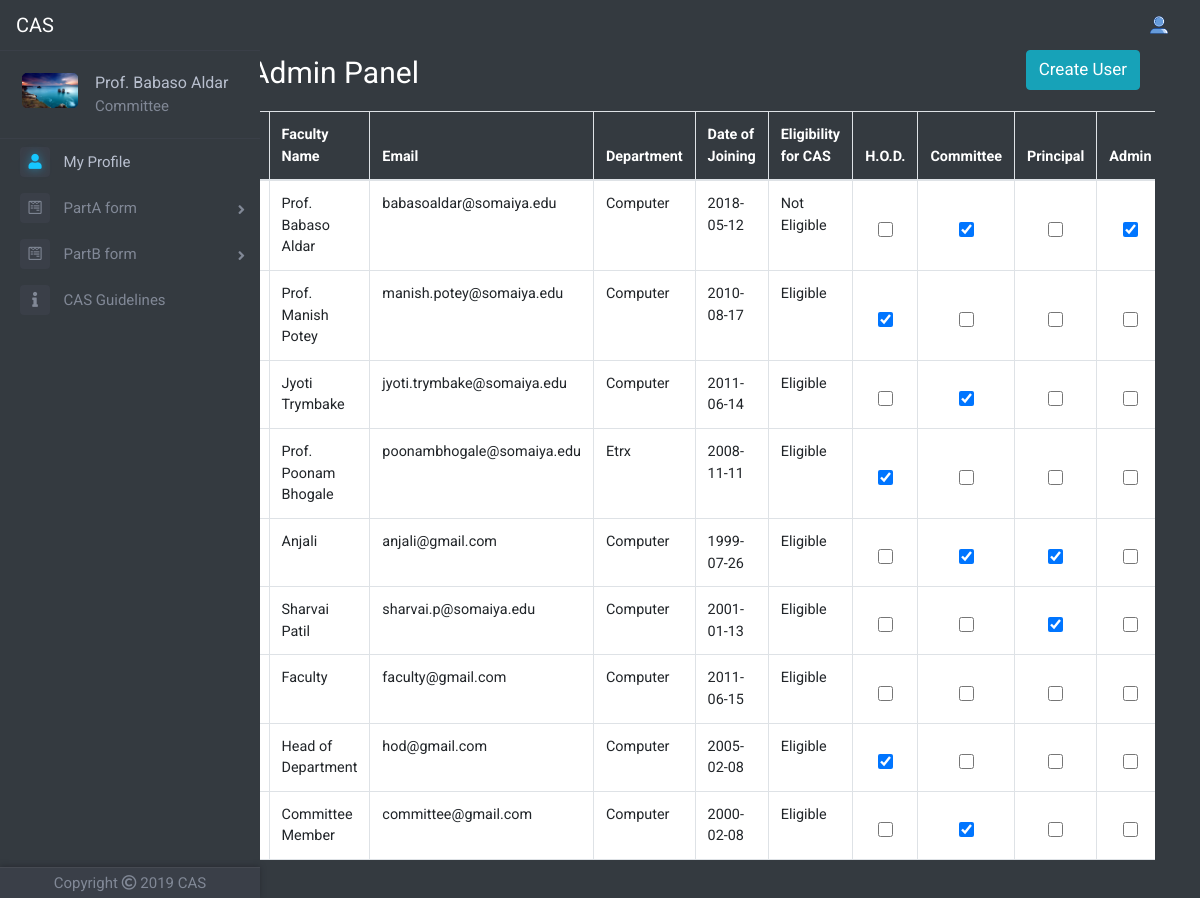
The app's page /adminpanel.php (signed in) with its own data.
### tables this page shows
CREATE TABLE `faculty_table` (
  `id` int(11) NOT NULL,
  `faculty_name` varchar(100) NOT NULL,
  `email` varchar(50) NOT NULL,
  `password` varchar(256) NOT NULL,
  `date_of_joining` date NOT NULL,
  `department` varchar(50) NOT NULL,
  `profilePicLocation` varchar(100) NOT NULL DEFAULT 'defaults/default_userprofile_pic.png',
  `hod` int(11) NOT NULL,
  `committee` int(11) NOT NULL,
  `principal` int(11) NOT NULL,
  `admin` int(11) NOT NULL
);

### adminpanel.php (the view, shortened to what this page needs)
<?php
include 'dbh.php';
include 'top.php';
include 'left-nav.php';
?>
	<nav class="navbar navbar-expand-lg sticky-top navbar-dark bg-dark" style="height: 50px">
	  	<a class="navbar-brand" href="#">CAS</a>
	  	<div class="collapse navbar-collapse" id="navbarSupportedContent">
		    <ul class="navbar-nav ml-auto">
		      	<?php
		      	if(!isset($_SESSION['id']))
		      	{
			      	?>
			      	<li class="nav-item">
			        	<a class="nav-link" href="index.php">Sign Up | Sign In</a>
			      	</li>
			      	<?php
			    }
			    else
			    {
			    	?>
			      	<li class="nav-item dropdown">
				        <img class="nav-link dropdown-toggle" src="defaults/default_userprofile_pic.png" width="50px" style="cursor: pointer" id="navbarDropdown" role="button" data-toggle="dropdown" aria-haspopup="true" aria-expanded="false">
			      	</li>
			      	<?php
		      	}
		      	?>
		    </ul>
	  	</div>
	</nav>
	<div class="container">
    <div class="row">
    <div class="col-md-10 offset-md-2">
		<div class="row justify-content-center">
			<div class="col-md-12">
				<div class="container-fluid">
				  	<div class="row">
				  		<div class="col-md-6 text-left">
						   <p style="color: white;font-size: 30px">Admin Panel</p>
				        </div>
				        <div class="col-md-6 text-right">
				        	<form class="" method="POST" action="createuser.php">
							 	<button type="submit" class="btn btn-info custom-button-width .navbar-right" style="font-size: 17px">Create User</button>
					    	</form>
						</div>
				  	</div>
				</div>
				<div class="admin-table">
				<table class="table table-bordered" style="background-color: white">
				  	<thead style="color: white">
					    <tr>
					      	<th scope="col" style="background-color: #343a40">#</th>
					      	<th scope="col" style="background-color: #343a40">Faculty Name</th>
					      	<th scope="col" style="background-color: #343a40">Email</th>
					      	<th scope="col" style="background-color: #343a40">Department</th>
					      	<th scope="col" style="background-color: #343a40">Date of Joining</th>
					      	<th scope="col" style="background-color: #343a40">Eligibility for CAS</th>
					      	<th scope="col" style="background-color: #343a40">H.O.D.</th>
					      	<th scope="col" style="background-color: #343a40">Committee</th>
					      	<th scope="col" style="background-color: #343a40">Principal</th>
					      	<th scope="col" style="background-color: #343a40">Admin</th>
					    </tr>
				  	</thead>
				  	<tbody>
				  		<?php
				  		$sql="SELECT id, faculty_name, email, date_of_joining, department, hod, committee, principal, admin FROM faculty_table";
				  		$result=mysqli_query($conn,$sql);
				  		while($row=mysqli_fetch_assoc($result))
				  		{
				  			$id=$row['id'];
				  			$faculty_name=$row['faculty_name'];
				  			$email=$row['email'];
				  			$date_of_joining=$row['date_of_joining'];
				  			$department=$row['department'];
				  			$hod=$row['hod'];
				  			$committee=$row['committee'];
				  			$principal=$row['principal'];
				  			$admin=$row['admin'];
					  		?>
						    <tr>
						      	<th scope="row"><?php echo $id; ?></th>
						      	<td><?php echo $faculty_name; ?></td>
						      	<td><?php echo $email; ?></td>
						      	<td><?php echo $department; ?></td>
						      	<td><?php echo $date_of_joining; ?></td>
						    <?php
							$now = time();
							$your_date = strtotime($date_of_joining);
							$datediff = $now - $your_date;
							$years = floor($datediff / (365*60*60*24));
						    if($years>=5)
						    {
						    	?>
						    	<td>Eligible</td>
						    	<?php
						    }
						    else
						    {
						    	?>
						    	<td>Not Eligible</td>
						    	<?php
						    }
						    ?>
						      	<form class="update-rights-form" id="update-rights-form-<?php echo $id; ?>" action="" method="POST">
						      		<td class="table-center">
						      			<?php
						      			if($hod==1)
						      			{
						      				?>
						      				<input type="checkbox" class="admin-table-checkbox" name="hod" id="hod<?php echo $id; ?>" value="hod" checked>
						      				<?php
						      			}
						      			else
						      			{
						      				?>
						      				<input type="checkbox" class="admin-table-checkbox" name="hod" id="hod<?php echo $id; ?>" value="hod">
						      				<?php
						      			}
						      			?>
		  							</td>
		  							<td class="table-center">
		  								<?php
		  								if($committee==1)
		  								{
		  									?>
		  									<input type="checkbox" class="admin-table-checkbox" name="committee" id="committee<?php echo $id; ?>" value="committee" checked>
		  									<?php
		  								}
		  								else
		  								{
		  									?>
		  									<input type="checkbox" class="admin-table-checkbox" name="committee" id="committee<?php echo $id; ?>" value="committee">
		  									<?php
		  								}
		  								?>
		  							</td>
		  							<td class="table-center">
		  								<?php
		  								if($principal==1)
		  								{
		  									?>
		  									<input type="checkbox" class="admin-table-checkbox" name="principal" id="principal<?php echo $id; ?>" value="principal" checked>
		  									<?php
		  								}
		  								else
		  								{
		  									?>
		  									<input type="checkbox" class="admin-table-checkbox" name="principal"id="principal<?php echo $id; ?>"  value="principal">
		  									<?php
		  								}
		  								?>
		  							</td>
		  							<td class="table-center">
		  								<?php
		  								if($admin==1)
		  								{
		  									?>
		  									<input type="checkbox" class="admin-table-checkbox" name="admin" id="admin<?php echo $id; ?>" value="admin" checked>
		  									<?php
		  								}
		  								else
		  								{
		  									?>
		  									<input type="checkbox" class="admin-table-checkbox" name="admin" id="admin<?php echo $id; ?>" value="admin">
		  									<?php
		  								}
		  								?>
		  							</td>
						      	</form>
						    </tr>
						    <?php
						}
					    ?>
				  </tbody>
				</table>
				</div>
				<br>
			</div>
		</div>
	</div>
	</div>
	</div>
</body>
</html>

### top.php (shortened to what this page needs)
<!DOCTYPE html>
<html>
<head>
	<link rel="stylesheet" href="https://maxcdn.bootstrapcdn.com/bootstrap/4.1.3/css/bootstrap.min.css">
	<link href="https://stackpath.bootstrapcdn.com/font-awesome/4.7.0/css/font-awesome.min.css" rel="stylesheet">
	<link href="//netdna.bootstrapcdn.com/font-awesome/4.1.0/css/font-awesome.min.css" rel="stylesheet">
	<link rel="stylesheet" type="text/css" href="Frontend/global.css">
	<link rel="stylesheet" href="https://cdnjs.cloudflare.com/ajax/libs/animate.css/3.7.0/animate.min.css">
	<link rel="stylesheet" href="https://use.fontawesome.com/releases/v5.6.3/css/all.css">
</head>
<body>

### left-nav.php (shortened to what this page needs)
<?php
$userId=mysqli_real_escape_string($conn,$_SESSION['id']);
$sqlp="SELECT profilePicLocation, faculty_name, hod, committee FROM faculty_table WHERE id='$userId'";
$resultp=mysqli_query($conn,$sqlp);
$rowp=mysqli_fetch_assoc($resultp);
$profilePicLocation=$rowp['profilePicLocation'];
$faculty_name=$rowp['faculty_name'];
$committee=$rowp['committee'];
?>
<div class="page-wrapper chiller-theme toggled">
	<nav id="sidebar" class="sidebar-wrapper sm-hidden">
		<div class="sidebar-content">
			<div class="sidebar-brand">
				<div id="close-sidebar">
				</div>
			</div>
			<div class="sidebar-header">
				<div class="user-pic">
					<img class="img-responsive img-rounded" src="<?php echo $profilePicLocation; ?>"
						alt="User picture">
				</div>
				<div class="user-info">
					<span class="user-name" style="font-size: 16px">
						<?php echo $faculty_name; ?>
					</span>
				 		<?php
				 	if($committee==1)
					{
						?>
						<span class="user-role" style="font-size: 15px">Committee</span>
				 		<?php
				 	}
				 	?>
				</div>
			</div>
			<?php
			$currentyear=date("Y");
			?>
			<div class="sidebar-menu">
				<ul>
					<li class="sidebar-dropdown active">
						<a href="userprofile.php">
							<i class="fas fa-user" style="font-size: 15px"></i>
							<span style="font-size: 15px">My Profile</span>
						</a>
					</li>
					<li class="sidebar-dropdown dropdown-arrow">
						<a>
							<i class="fab fa-wpforms" style="font-size: 15px"></i>
							<span style="font-size: 15px;cursor:pointer">PartA form</span>
						</a>
					</li>
					<li class="sidebar-dropdown dropdown-arrow">
						<a>
							<i class="fab fa-wpforms" style="font-size: 15px"></i>
							<span style="font-size: 15px;cursor:pointer">PartB form</span>
						</a>
					</li>
					<li class="sidebar-dropdown">
						<a href="guidelines.php">
							<i class="fas fa-info" style="font-size: 15px"></i>
							<span style="font-size: 15px">CAS Guidelines</span>
						</a>
					</li>
				</ul>
			</div>
		</div>
		<div class="sidebar-footer">
			<a>
				<p style="font-size: 15px">Copyright  <i class="far fa-copyright"></i>  <?php echo $currentyear; ?>  CAS</p>
			</a>
		</div>
	</nav>

### records on screen
faculty_table: profilePicLocation (picture), faculty_name "Prof. Babaso Aldar", email "babasoaldar@somaiya.edu", department "Computer", date_of_joining "2018-05-12", shows "Not Eligible"
faculty_table: faculty_name "Prof. Manish Potey", email "manish.potey@somaiya.edu", department "Computer", date_of_joining "2010-08-17", shows "Eligible"
faculty_table: faculty_name "Jyoti Trymbake", email "jyoti.trymbake@somaiya.edu", department "Computer", date_of_joining "2011-06-14", shows "Eligible"
faculty_table: faculty_name "Prof. Poonam Bhogale", email "poonambhogale@somaiya.edu", department "Etrx", date_of_joining "2008-11-11", shows "Eligible"
faculty_table: faculty_name "Anjali", email "anjali@gmail.com", department "Computer", date_of_joining "1999-07-26", shows "Eligible"
faculty_table: faculty_name "Sharvai Patil", email "sharvai.p@somaiya.edu", department "Computer", date_of_joining "2001-01-13", shows "Eligible"
faculty_table: faculty_name "Faculty", email "faculty@gmail.com", department "Computer", date_of_joining "2011-06-15", shows "Eligible"
faculty_table: faculty_name "Head of Department", email "hod@gmail.com", department "Computer", date_of_joining "2005-02-08", shows "Eligible"
faculty_table: faculty_name "Committee Member", email "committee@gmail.com", department "Computer", date_of_joining "2000-02-08", shows "Eligible"
